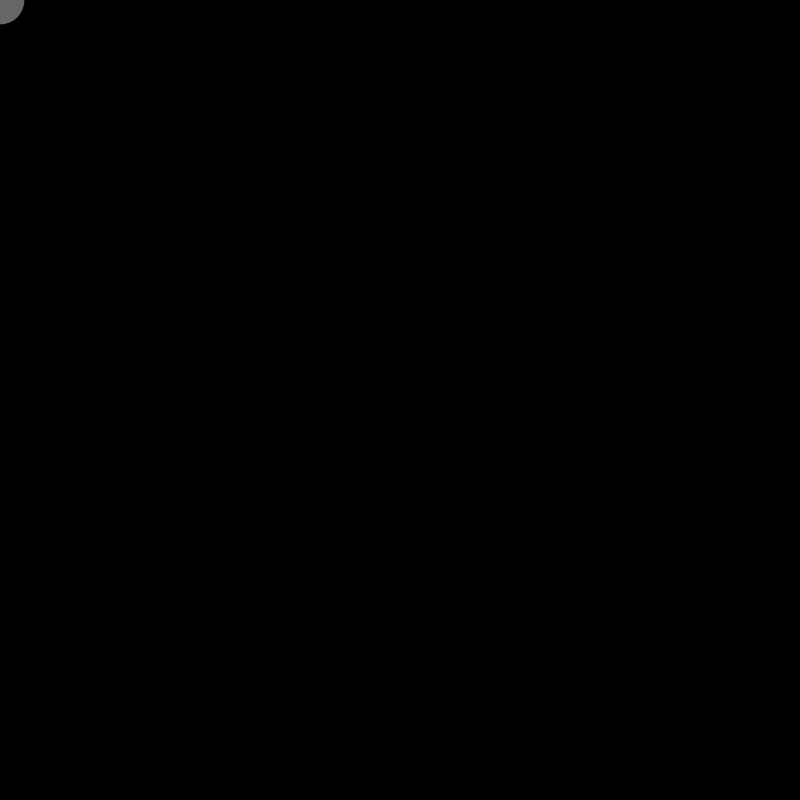
Frame 1 (no input)
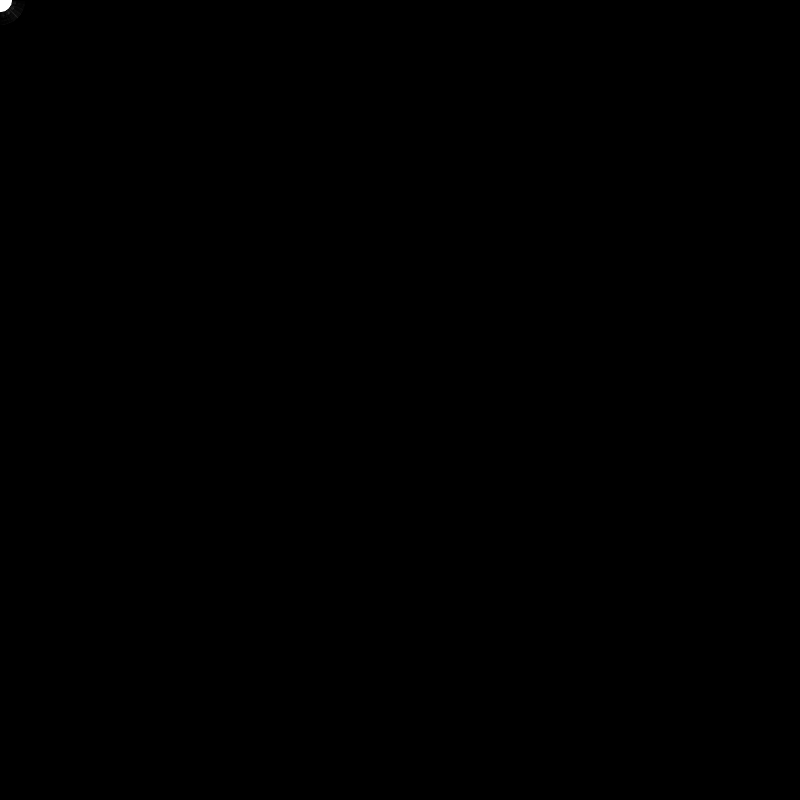
Frame 60 (no input)
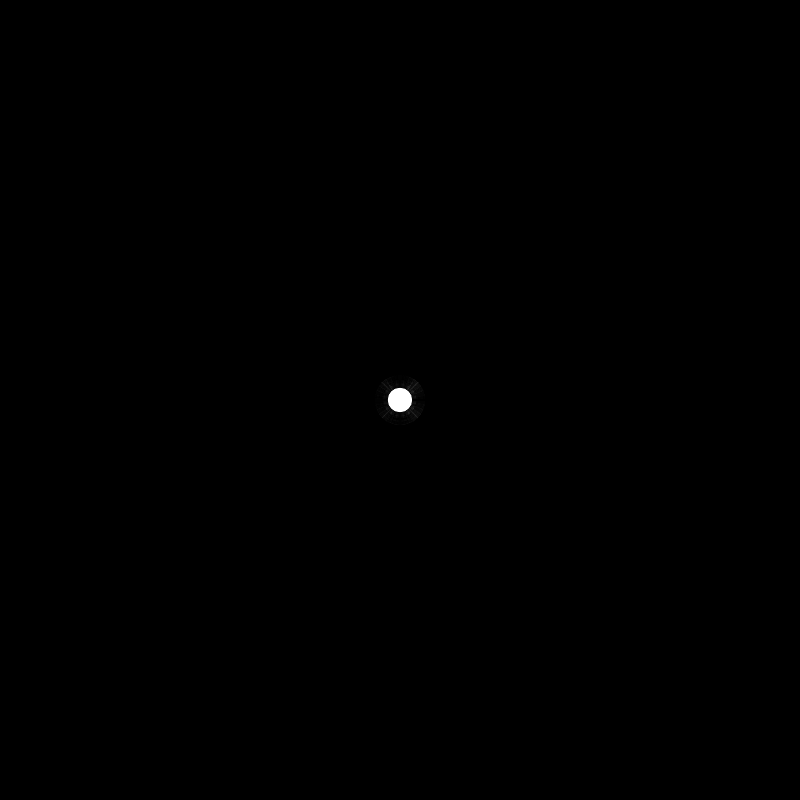
Frame 120 (the mouse pressed at the canvas centre since frame 60)

The p5.js sketch that drew these frames (run headless with seeded random() and noise() and a simulated clock; from frame 60 on, the mouse is pressed at the canvas centre):

// p5.js sketch
// ── sketch.js
let xVals = []; //declaring an empty array
let yVals =[];

function setup() {
  createCanvas(800,800);
  background(255);
  fill(255,102);
  num = 50;
 // put setup code here
}

function draw() {
  // put drawing code here
  background(0);
  //use a for loop to visit every spot in the array
  // take what's in the previos spot and move it to the current spot
  for(let i = num -1; i>0; i--){
    xVals[i] = xVals[i-1];
    yVals[i] = yVals[i-1];
  }
  xVals[0] = mouseX
  yVals[0] = mouseY

  for(let i = 0; i < num; i++){
    ellipse(xVals[i], yVals[i], num - i/2, num - i/2);
  }
}
